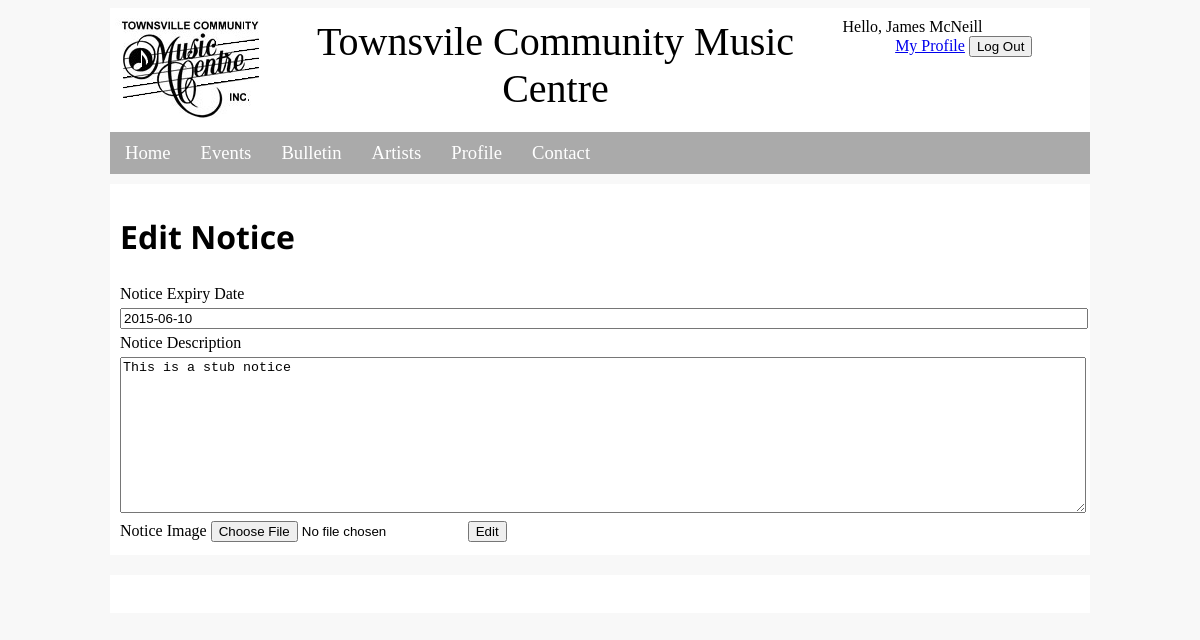
/edit_notice.php (signed in), run on the app's committed database.
### tables this page shows
CREATE TABLE Notice (
Notice_Id INTEGER PRIMARY KEY,
Notice_ExpDate TEXT,
Notice_Descrip TEXT,
Notice_MemberId INTEGER,
FOREIGN KEY(Notice_MemberId) REFERENCES Member(Member_Id)
);

### edit_notice.php (the view, shortened to what this page needs)
<!doctype html>
<html>
<head>
	<link href="mainstyle.css" rel="stylesheet" type="text/css">
	<link rel="stylesheet" href="//code.jquery.com/ui/1.11.4/themes/smoothness/jquery-ui.css">
</head>
<body>
<?php include('template/header.php'); ?>
<?php include('template/inc_nav.php'); ?>
<div class="allContent bgPrimary">
    <div class="mainContent">
    	<?php
		include("db_connect.php");
		if(isset($_SESSION["Member_Id"])){
			$member_id = $_SESSION["Member_Id"];
			$notice_stmt = $dbh->prepare("Select * From Notice WHERE Notice_Id");
			$notice_stmt->execute();
			$row = $notice_stmt->fetch();
			if($row["Notice_MemberId"] == $member_id){
				$notice_description = $row["Notice_Descrip"];
				$notice_expiry_date = $row["Notice_ExpDate"];
			}
			else {
				echo "You don't own this notice";
			}
		}
	?>
      <h1>Edit Notice</h1>
   	<form name="loginForm" method="post" action='notices.php?action=edit_notice&notice_id=<?php echo $_GET["notice_id"]; ?>'  onsubmit="return input_validate_notice()" enctype="multipart/form-data">
		<label class="label">Notice Expiry Date</label>
		<input class="full_width" name="notice_expiry_date" type="text"  placeholder="Expiry Date" id="expiry_date" value=<?php echo $notice_expiry_date; ?>>
		<label class="label">Notice Description</label>
		<textarea class="full_width no_resize" name="notice_description" id="notice_description" rows="10" ><?php echo $notice_description; ?></textarea>
		<label class="label">Notice Image</label>
		<input type="file" name="notice_image" id="notice_image">
		<input type="submit" name="button" value="Edit" >
	</form>
    </div>
</div>
<div class="wrapper bgPrimary">
    <div class="footer">
    </div>
</div>
</body>
</html>

### mainstyle.css (style rules this page uses)
.wrapper { margin-left: auto; margin-right: auto; width: 980px; }
.bgPrimary { background-color: #FFFFFF; }
.footer { padding: 10px; color: #FFFFFF; margin-top: 20px; }
.mainContent { padding: 10px; }
.allContent { margin-left: auto; margin-right: auto; width: 980px; display:table; }
h1 { font-family: 'Open Sans', sans-serif; }
body { background-color: #f8f8f8; }
.label { text-decoration: bold; margin-top: 5px; margin-bottom: 5px; display: inline-block; }
.full_width { width: 100%; }
.no_resize { resize: vertical; }

### data on the page
notice: notice_expiry_date "2015-06-10", notice_description "This is a stub notice"

### other printed values
$_SESSION['Name'] "James McNeill"
